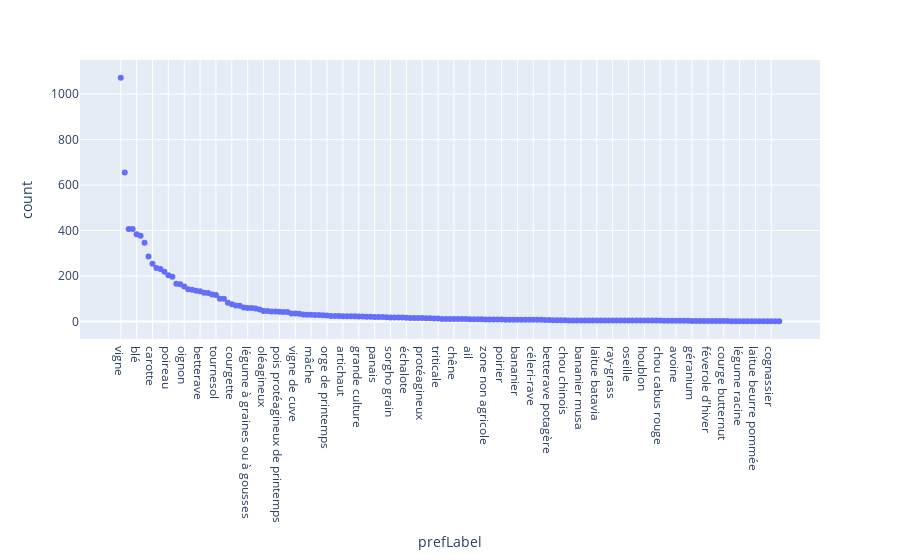
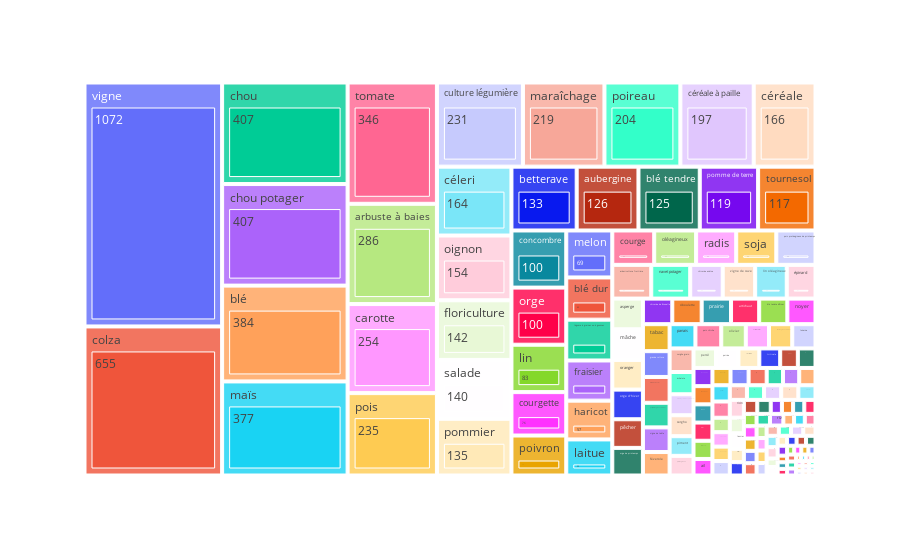

The code cell stored with these charts, in order, in its notebook:
### Code cell
# show graphs
show_frequencies(d2kab_freq)

### Figure 1 — Plotly figure (JSON) as saved in the notebook; plotly's stock layout.template omitted (floating-point values rounded to 4 significant figures; data arrays with more than 128 entries replaced by an {"elided": "..."} marker saying what was removed)
{"data": [{"hovertemplate": "prefLabel=%{x}<br>count=%{y}<extra></extra>", "legendgroup": "", "marker": {"color": "#636efa", "symbol": "circle"}, "mode": "markers", "name": "", "orientation": "v", "showlegend": false, "type": "scatter", "x": {"elided": "167 str values"}, "xaxis": "x", "y": {"elided": "167 int values"}, "yaxis": "y"}], "layout": {"legend": {"tracegroupgap": 0}, "margin": {"t": 60}, "xaxis": {"anchor": "y", "domain": [0, 1], "title": {"text": "prefLabel"}}, "yaxis": {"anchor": "x", "domain": [0, 1], "title": {"text": "count"}}}}

### Figure 2 — Plotly figure (JSON) as saved in the notebook; plotly's stock layout.template omitted (floating-point values rounded to 4 significant figures; data arrays with more than 128 entries replaced by an {"elided": "..."} marker saying what was removed)
{"data": [{"branchvalues": "total", "domain": {"x": [0, 1], "y": [0, 1]}, "hovertemplate": "labels=%{label}<br>count=%{value}<br>parent=%{parent}<br>id=%{id}<extra></extra>", "ids": {"elided": "334 str values"}, "labels": {"elided": "334 str values"}, "name": "", "parents": {"elided": "334 str values"}, "type": "treemap", "values": {"elided": "334 int values"}}], "layout": {"legend": {"tracegroupgap": 0}, "margin": {"t": 60}}}
